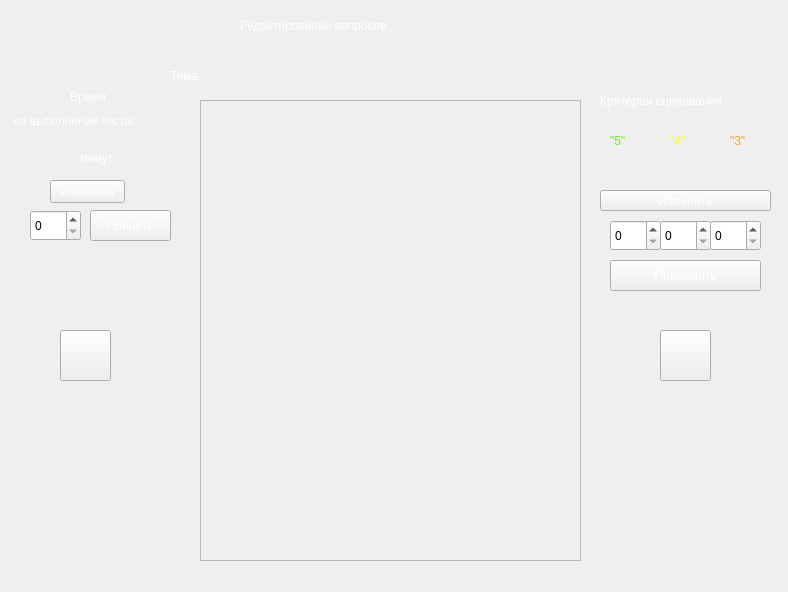
<?xml version="1.0" encoding="UTF-8"?>
<ui version="4.0">
 <class>quest_2</class>
 <widget class="QMainWindow" name="quest_2">
  <property name="geometry">
   <rect>
    <x>0</x>
    <y>0</y>
    <width>788</width>
    <height>592</height>
   </rect>
  </property>
  <property name="windowTitle">
   <string>Редактор вопросов</string>
  </property>
  <property name="styleSheet">
   <string notr="true">background-image: url(:/bg_image/images/Фон_2.PNG);</string>
  </property>
  <widget class="QWidget" name="centralwidget">
   <widget class="QLabel" name="label_3">
    <property name="geometry">
     <rect>
      <x>240</x>
      <y>10</y>
      <width>271</width>
      <height>31</height>
     </rect>
    </property>
    <property name="styleSheet">
     <string notr="true">font: 18pt &quot;Times New Roman&quot;;
color: rgb(255, 255, 255);
</string>
    </property>
    <property name="text">
     <string>Редактирование вопросов. </string>
    </property>
   </widget>
   <widget class="QPushButton" name="del">
    <property name="geometry">
     <rect>
      <x>60</x>
      <y>330</y>
      <width>51</width>
      <height>51</height>
     </rect>
    </property>
    <property name="styleSheet">
     <string notr="true">image: url(:/bg_image/Downloads/Remove-349235435.png);
image: url(:/bg_image/images/Remove-349235435.png);</string>
    </property>
    <property name="text">
     <string/>
    </property>
   </widget>
   <widget class="QScrollArea" name="scrollArea">
    <property name="geometry">
     <rect>
      <x>200</x>
      <y>100</y>
      <width>381</width>
      <height>461</height>
     </rect>
    </property>
    <property name="styleSheet">
     <string notr="true">background-image: url(:/bg_image/images/Фон_1.PNG);</string>
    </property>
    <property name="widgetResizable">
     <bool>true</bool>
    </property>
    <widget class="QWidget" name="scrollAreaWidgetContents">
     <property name="geometry">
      <rect>
       <x>0</x>
       <y>0</y>
       <width>379</width>
       <height>459</height>
      </rect>
     </property>
     <layout class="QGridLayout" name="gridLayout">
      <item row="0" column="0">
       <layout class="QVBoxLayout" name="verticalLayout"/>
      </item>
     </layout>
    </widget>
   </widget>
   <widget class="QPushButton" name="add">
    <property name="geometry">
     <rect>
      <x>660</x>
      <y>330</y>
      <width>51</width>
      <height>51</height>
     </rect>
    </property>
    <property name="styleSheet">
     <string notr="true">image: url(:/bg_image/images/plus_PNG84.png);</string>
    </property>
    <property name="text">
     <string/>
    </property>
   </widget>
   <widget class="QLabel" name="label">
    <property name="geometry">
     <rect>
      <x>240</x>
      <y>60</y>
      <width>531</width>
      <height>31</height>
     </rect>
    </property>
    <property name="styleSheet">
     <string notr="true">font: 18pt &quot;Times New Roman&quot;;
color: rgb(255, 255, 255);
</string>
    </property>
    <property name="text">
     <string/>
    </property>
   </widget>
   <widget class="QLabel" name="label_2">
    <property name="geometry">
     <rect>
      <x>10</x>
      <y>110</y>
      <width>181</width>
      <height>21</height>
     </rect>
    </property>
    <property name="styleSheet">
     <string notr="true">color: rgb(255, 255, 255);
font: 12pt &quot;Times New Roman&quot;;</string>
    </property>
    <property name="text">
     <string> на выполнение теста:</string>
    </property>
   </widget>
   <widget class="QLabel" name="time">
    <property name="geometry">
     <rect>
      <x>10</x>
      <y>140</y>
      <width>61</width>
      <height>31</height>
     </rect>
    </property>
    <property name="styleSheet">
     <string notr="true">color: rgb(255, 255, 255);
font: 18pt &quot;Times New Roman&quot;;</string>
    </property>
    <property name="text">
     <string/>
    </property>
    <property name="alignment">
     <set>Qt::AlignRight|Qt::AlignTrailing|Qt::AlignVCenter</set>
    </property>
   </widget>
   <widget class="QLabel" name="label_5">
    <property name="geometry">
     <rect>
      <x>80</x>
      <y>150</y>
      <width>91</width>
      <height>16</height>
     </rect>
    </property>
    <property name="styleSheet">
     <string notr="true">color: rgb(255, 255, 255);
font: 12pt &quot;Times New Roman&quot;;</string>
    </property>
    <property name="text">
     <string>минут</string>
    </property>
   </widget>
   <widget class="QPushButton" name="change">
    <property name="geometry">
     <rect>
      <x>50</x>
      <y>180</y>
      <width>75</width>
      <height>23</height>
     </rect>
    </property>
    <property name="styleSheet">
     <string notr="true">color: rgb(255, 255, 255);
font: 10pt &quot;Times New Roman&quot;;</string>
    </property>
    <property name="text">
     <string>Изменить</string>
    </property>
   </widget>
   <widget class="QSpinBox" name="spinBox">
    <property name="geometry">
     <rect>
      <x>30</x>
      <y>210</y>
      <width>51</width>
      <height>31</height>
     </rect>
    </property>
    <property name="styleSheet">
     <string notr="true">font: 16pt &quot;Times New Roman&quot;;</string>
    </property>
   </widget>
   <widget class="QPushButton" name="pushButton">
    <property name="geometry">
     <rect>
      <x>90</x>
      <y>210</y>
      <width>81</width>
      <height>31</height>
     </rect>
    </property>
    <property name="styleSheet">
     <string notr="true">font: 12pt &quot;Times New Roman&quot;;
color: rgb(255, 255, 255);</string>
    </property>
    <property name="text">
     <string>Принять</string>
    </property>
   </widget>
   <widget class="QLabel" name="label_4">
    <property name="geometry">
     <rect>
      <x>600</x>
      <y>90</y>
      <width>161</width>
      <height>21</height>
     </rect>
    </property>
    <property name="styleSheet">
     <string notr="true">color: rgb(255, 255, 255);
font: 12pt &quot;Times New Roman&quot;;</string>
    </property>
    <property name="text">
     <string>Критерии оценивания:</string>
    </property>
   </widget>
   <widget class="QLabel" name="label_6">
    <property name="geometry">
     <rect>
      <x>610</x>
      <y>130</y>
      <width>31</width>
      <height>21</height>
     </rect>
    </property>
    <property name="styleSheet">
     <string notr="true">font: 16pt &quot;Times New Roman&quot;;
color: rgb(85, 255, 0);</string>
    </property>
    <property name="text">
     <string>&quot;5&quot;</string>
    </property>
   </widget>
   <widget class="QLabel" name="label_7">
    <property name="geometry">
     <rect>
      <x>610</x>
      <y>160</y>
      <width>31</width>
      <height>21</height>
     </rect>
    </property>
    <property name="styleSheet">
     <string notr="true">font: 16pt &quot;Times New Roman&quot;;
color: rgb(255, 255, 255);</string>
    </property>
    <property name="text">
     <string/>
    </property>
   </widget>
   <widget class="QLabel" name="label_8">
    <property name="geometry">
     <rect>
      <x>670</x>
      <y>160</y>
      <width>31</width>
      <height>21</height>
     </rect>
    </property>
    <property name="styleSheet">
     <string notr="true">font: 16pt &quot;Times New Roman&quot;;
color: rgb(255, 255, 255);</string>
    </property>
    <property name="text">
     <string/>
    </property>
   </widget>
   <widget class="QLabel" name="label_9">
    <property name="geometry">
     <rect>
      <x>670</x>
      <y>130</y>
      <width>31</width>
      <height>21</height>
     </rect>
    </property>
    <property name="styleSheet">
     <string notr="true">font: 16pt &quot;Times New Roman&quot;;
color: rgb(255, 255, 0);</string>
    </property>
    <property name="text">
     <string>&quot;4&quot;</string>
    </property>
   </widget>
   <widget class="QPushButton" name="pushButton_4">
    <property name="geometry">
     <rect>
      <x>600</x>
      <y>190</y>
      <width>171</width>
      <height>21</height>
     </rect>
    </property>
    <property name="styleSheet">
     <string notr="true">color: rgb(255, 255, 255);</string>
    </property>
    <property name="text">
     <string>Изменить</string>
    </property>
   </widget>
   <widget class="QLabel" name="label_10">
    <property name="geometry">
     <rect>
      <x>730</x>
      <y>160</y>
      <width>31</width>
      <height>21</height>
     </rect>
    </property>
    <property name="styleSheet">
     <string notr="true">font: 16pt &quot;Times New Roman&quot;;
color: rgb(255, 255, 255);</string>
    </property>
    <property name="text">
     <string/>
    </property>
   </widget>
   <widget class="QLabel" name="label_11">
    <property name="geometry">
     <rect>
      <x>730</x>
      <y>130</y>
      <width>31</width>
      <height>21</height>
     </rect>
    </property>
    <property name="styleSheet">
     <string notr="true">font: 16pt &quot;Times New Roman&quot;;
color: rgb(255, 170, 0);</string>
    </property>
    <property name="text">
     <string>&quot;3&quot;</string>
    </property>
   </widget>
   <widget class="QLabel" name="label_12">
    <property name="geometry">
     <rect>
      <x>70</x>
      <y>90</y>
      <width>47</width>
      <height>13</height>
     </rect>
    </property>
    <property name="styleSheet">
     <string notr="true">color: rgb(255, 255, 255);
font: 12pt &quot;Times New Roman&quot;;</string>
    </property>
    <property name="text">
     <string>Время</string>
    </property>
   </widget>
   <widget class="QPushButton" name="pushButton_5">
    <property name="geometry">
     <rect>
      <x>610</x>
      <y>260</y>
      <width>151</width>
      <height>31</height>
     </rect>
    </property>
    <property name="styleSheet">
     <string notr="true">font: 12pt &quot;Times New Roman&quot;;
color: rgb(255, 255, 255);</string>
    </property>
    <property name="text">
     <string>Применить</string>
    </property>
   </widget>
   <widget class="QSpinBox" name="spinBox_2">
    <property name="geometry">
     <rect>
      <x>610</x>
      <y>220</y>
      <width>51</width>
      <height>31</height>
     </rect>
    </property>
    <property name="styleSheet">
     <string notr="true">font: 16pt &quot;Times New Roman&quot;;</string>
    </property>
   </widget>
   <widget class="QSpinBox" name="spinBox_3">
    <property name="geometry">
     <rect>
      <x>660</x>
      <y>220</y>
      <width>51</width>
      <height>31</height>
     </rect>
    </property>
    <property name="styleSheet">
     <string notr="true">font: 16pt &quot;Times New Roman&quot;;</string>
    </property>
   </widget>
   <widget class="QSpinBox" name="spinBox_4">
    <property name="geometry">
     <rect>
      <x>710</x>
      <y>220</y>
      <width>51</width>
      <height>31</height>
     </rect>
    </property>
    <property name="styleSheet">
     <string notr="true">font: 16pt &quot;Times New Roman&quot;;</string>
    </property>
   </widget>
   <widget class="QLabel" name="label_13">
    <property name="geometry">
     <rect>
      <x>170</x>
      <y>60</y>
      <width>61</width>
      <height>31</height>
     </rect>
    </property>
    <property name="styleSheet">
     <string notr="true">font: 18pt &quot;Times New Roman&quot;;
color: rgb(255, 255, 255);
</string>
    </property>
    <property name="text">
     <string>Тема:</string>
    </property>
   </widget>
  </widget>
 </widget>
 <resources/>
 <connections/>
</ui>
